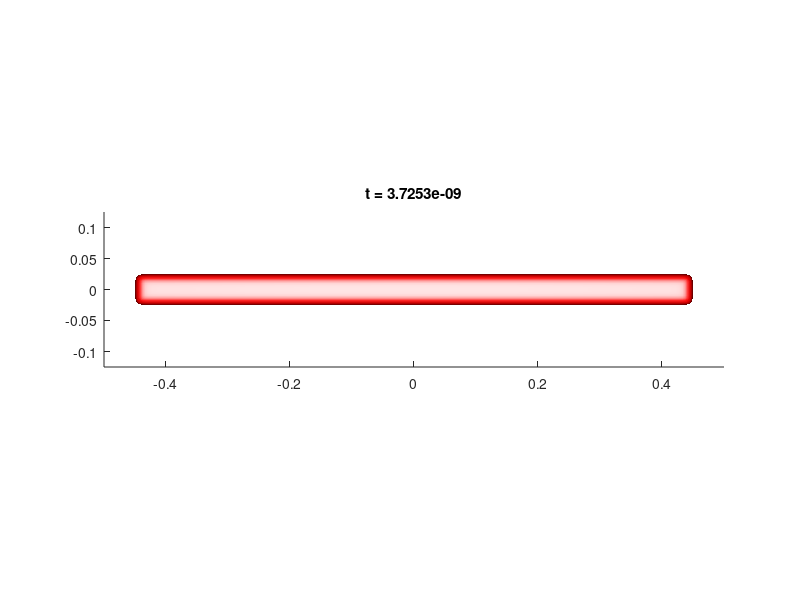

The MATLAB source for this figure: (Note: a time limit stopped this script after it produced the figure.)
clear all;
 
N1 = 2^8; N2 = N1/4; N3 = N1/4;
L1 = 1; L2 = 1/4; L3 = 1/4;

x1 = linspace(-L1/2,L1/2,N1);
x2 = linspace(-L2/2,L2/2,N2);
x3 = linspace(-L3/2,L3/2,N3);

[X1,X2,X3] = meshgrid(x1,x2,x3);

%%%%%%%%%%%%%%%%% parametre %%%%%%%%%%%%%%%%%%%%%%%%
epsilon =2/N1;
dt = epsilon^4;
T =5*10^(-6);

alpha = 2;
W = @(U) 1/2*(U.*(U-1)).^2;
W_prim = @(U) (U.*(U-1).*(2*U-1));

k1 =  [0:N1/2,-N1/2+1:-1]/L1; k2 =  [0:N2/2,-N2/2+1:-1]/L2; k3 = [0:N3/2,-N3/2+1:-1]/L3;
[K1,K2,K3] = meshgrid(k1,k2,k3);
Delta = -4*pi^2*((K1.^2 + K2.^2 + K3.^2));

MobM = @(U) 1/2*((((U).*(1-U)).^2+epsilon^2) );
MobN = @(U) 1./sqrt(MobM(U) );


%%%%%%%%%%%%%%%%%% condition initiale %%%%%%%%%%%

d = max(max(max(max(max(X3-0.2*L3/2,-X3-0.2*L3/2),X1-0.9*L1/2),X2-0.2*L2/2),-X1-0.9*L1/2),-X2-0.2*L2/2); 
U = (1-tanh(d/(epsilon)))/2; U_fourier = fftn(U);
Mu_fourier = -Delta.*U_fourier + fftn(1/epsilon^2*W_prim(U)); Mu = real(ifftn(Mu_fourier));
nabla1_mu= ifftn(2*1i*pi*K1.*Mu_fourier);nabla2_mu = ifftn(2*1i*pi*K2.*Mu_fourier);nabla3_mu = ifftn(2*1i*pi*K3.*Mu_fourier);


m=1; beta = 1/epsilon^2;
M_L = 1./(1 + dt*(m*Delta - beta).*(Delta - alpha/epsilon^2));


%%%%%%%%%%%%%%%%
k = 1;

T_vec = linspace(0,0.99*T,10);
T_vec = [T_vec(1),2*10^(-7),T_vec(2:10)];
T_vec = [T_vec,2*T];
j_sauvegarde = 1;


 clf
  v = U;
 p = patch(isosurface(x1,x2,x3,v,0.5));
 isonormals(x1,x2,x3,v,p)
 set(p,'FaceColor',[1,0,0],'EdgeColor','none');
 
 daspect([1 1 1]);
 camlight headlight;
 lighting gouraud;
 axis([-L1/2,L1/2,-L2/2,L2/2,-L3/2,L3/2])

 
for i=1:T/dt,


mobMU = MobM(U); mobNU = MobN(U); sqrtM = sqrt(mobMU); sqrtM_fourier = fftn(sqrtM); 

nabla1_sqrtM=  real(ifftn(2*pi*1i*K1.*sqrtM_fourier )); 
nabla2_sqrtM=  real(ifftn(2*pi*1i*K2.*sqrtM_fourier )); 
nabla3_sqrtM=  real(ifftn(2*pi*1i*K3.*sqrtM_fourier ));
muN_fourier = fftn(Mu.*mobNU); muN = real(ifftn(muN_fourier));

nabla1_muN =  real(ifftn(2*pi*1i*K1.*muN_fourier)); 
nabla2_muN =  real(ifftn(2*pi*1i*K2.*muN_fourier)); 
nabla3_muN =  real(ifftn(2*pi*1i*K3.*muN_fourier));

laplacien_muN =  real(ifftn(Delta.*muN_fourier)); 
NdivMgradNMu = sqrtM.*laplacien_muN + 2*(nabla1_sqrtM.*nabla1_muN +nabla2_sqrtM.*nabla2_muN + nabla3_sqrtM.*nabla3_muN);

J2mu = (sum(-mobMU(:).*(nabla1_muN(:).^2 + nabla2_muN(:).^2 + nabla3_muN(:).^2) +  m*((nabla1_mu(:).^2 + nabla2_mu(:).^2 + nabla3_mu(:).^2 ))... 
+ beta*Mu(:).^2 + eps^2)/(N1*N2*N3))/2;
R = sqrt(J2mu);
%%%%%%%%%%%%%%% Step 1 %%%%%%%%%%%%%%%%%%%%%%%%%%%%%%%%%%%
B1_1 = U_fourier; B1_2 = dt*(fftn(NdivMgradNMu) - (m*Delta-beta).*Mu_fourier)/sqrt(J2mu);
B2 = fftn(W_prim(U)/epsilon^2 - alpha/epsilon^2*U);

Mu1_fourier = M_L.*((alpha/epsilon^2 - Delta).*B1_1 + B2);   Mu1 = real(ifftn(Mu1_fourier));
Mu2_fourier = M_L.*((alpha/epsilon^2 - Delta).*B1_2);   Mu2 = real(ifftn(Mu2_fourier));
%%%%%%%%%%%%%%% Step 2 %%%%%%%%%%%%%%%%%%%%%%%%%%%%%%%%%%%
mu1N_fourier = fftn(Mu1.*mobNU); 
nabla1_mu1N =  real(ifftn(2*pi*1i*K1.*mu1N_fourier)); 
nabla2_mu1N =  real(ifftn(2*pi*1i*K2.*mu1N_fourier)); 
nabla3_mu1N =  real(ifftn(2*pi*1i*K3.*mu1N_fourier));

mu2N_fourier = fftn(Mu2.*mobNU); 
nabla1_mu2N =  real(ifftn(2*pi*1i*K1.*mu2N_fourier)); 
nabla2_mu2N =  real(ifftn(2*pi*1i*K2.*mu2N_fourier)); 
nabla3_mu2N =  real(ifftn(2*pi*1i*K3.*mu2N_fourier));

nabla1_mu1 =  real(ifftn(2*pi*1i*K1.*Mu1_fourier)); 
nabla2_mu1 =  real(ifftn(2*pi*1i*K2.*Mu1_fourier));
nabla3_mu1 =  real(ifftn(2*pi*1i*K3.*Mu1_fourier));
nabla1_mu2 =  real(ifftn(2*pi*1i*K1.*Mu2_fourier)); 
nabla2_mu2 =  real(ifftn(2*pi*1i*K2.*Mu2_fourier));
nabla3_mu2 =  real(ifftn(2*pi*1i*K3.*Mu2_fourier));

h_mu1_mu = (sum( -mobMU(:).*(nabla1_muN(:).*nabla1_mu1N(:) + nabla2_muN(:).*nabla2_mu1N(:) + nabla3_muN(:).*nabla3_mu1N(:)) ...
    +  m*((nabla1_mu(:).*nabla1_mu1(:) + nabla2_mu(:).*nabla2_mu1(:)+ nabla3_mu(:).*nabla3_mu1(:) )) + beta*Mu(:).*Mu1(:) + eps^2)/(N1*N2*N3))/(2*sqrt(J2mu));

h_mu2_mu = (sum( -mobMU(:).*(nabla1_muN(:).*nabla1_mu2N(:) + nabla2_muN(:).*nabla2_mu2N(:)+ nabla3_muN(:).*nabla3_mu2N(:) ) ...
    +  m*((nabla1_mu(:).*nabla1_mu2(:) + nabla2_mu(:).*nabla2_mu2(:)+ nabla3_mu(:).*nabla3_mu2(:) )) + beta*Mu(:).*Mu2(:) + eps^2)/(N1*N2*N3))/(2*sqrt(J2mu));
R = h_mu1_mu/(1-  h_mu2_mu);

%%%%%%%%%%%%%%%% Final Step %%%%%%%%%%%%%%%%%%%%%%%%%%%%%%% 
Mu_fourier = Mu1_fourier + R*Mu2_fourier; nabla1_mu = nabla1_mu1 + R*nabla1_mu2;  nabla2_mu = nabla2_mu1 + R*nabla2_mu2; nabla3_mu = nabla3_mu1 + R*nabla3_mu2; 
Mu = Mu1 + R*Mu2;
U_fourier = M_L.*(B1_1 + R*B1_2 + dt*(m*Delta-beta).*B2); U = real(ifftn(U_fourier));


EnergieNMN(i) = epsilon*sum(sum(sum( (4*pi^2*(K1.^2 + K2.^2 + K3.^2)).*abs(U_fourier).^2 )))/(N1*N2*N3)^2 + 1/epsilon*sum(W(U(:)))/(N1*N2*N3)    ;
 
    


 if (i*dt > T_vec(j_sauvegarde))
              
       
        clf
       v = U;
       p = patch(isosurface(x1,x2,x3,v,0.5));
       isonormals(x1,x2,x3,v,p)
       set(p,'FaceColor',[1,0,0],'EdgeColor','none');
 
       daspect([1 1 1]);
       camlight headlight;
       lighting gouraud;
      axis([-L1/2,L1/2,-L2/2,L2/2,-L3/2,L3/2])

       name_title = ['t = ',num2str(i*dt)];
       title(name_title,'linewidth',2)
      
       
       name_fig = ['Test3D1_UNMN_',num2str( j_sauvegarde),'.eps'];
       print('-depsc', name_fig)
%      
       
       j_sauvegarde = j_sauvegarde +1;
 

       
    end


% 
% 
% if (mod(i,10)==1)
%        clf
%        v = U;
%        p = patch(isosurface(x1,x2,x3,v,0.5));
%        isonormals(x1,x2,x3,v,p)
%        set(p,'FaceColor',[1,0,0],'EdgeColor','none');
%  
%        daspect([1 1 1]);
%        camlight headlight;
%        lighting gouraud;
%       axis([-L1/2,L1/2,-L2/2,L2/2,-L3/2,L3/2])
% 
%     
%     
%     drawnow
%    
% end
    
end
